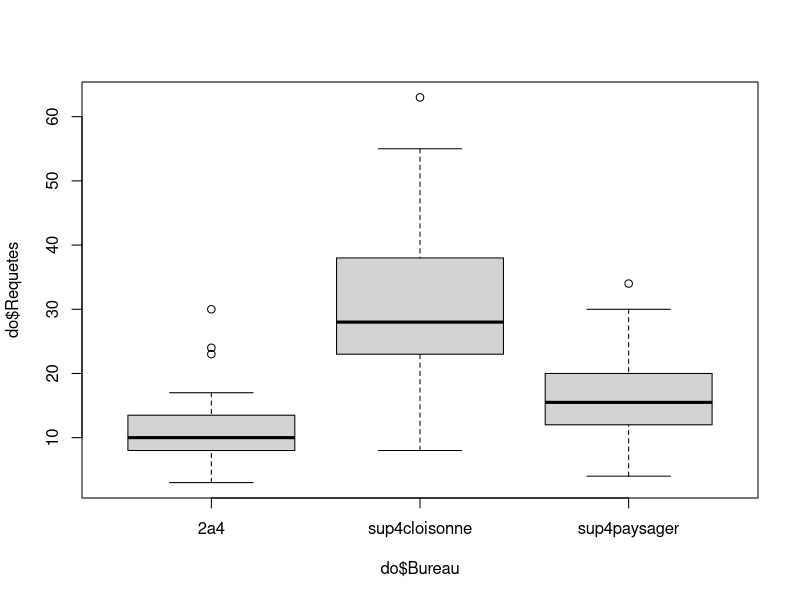
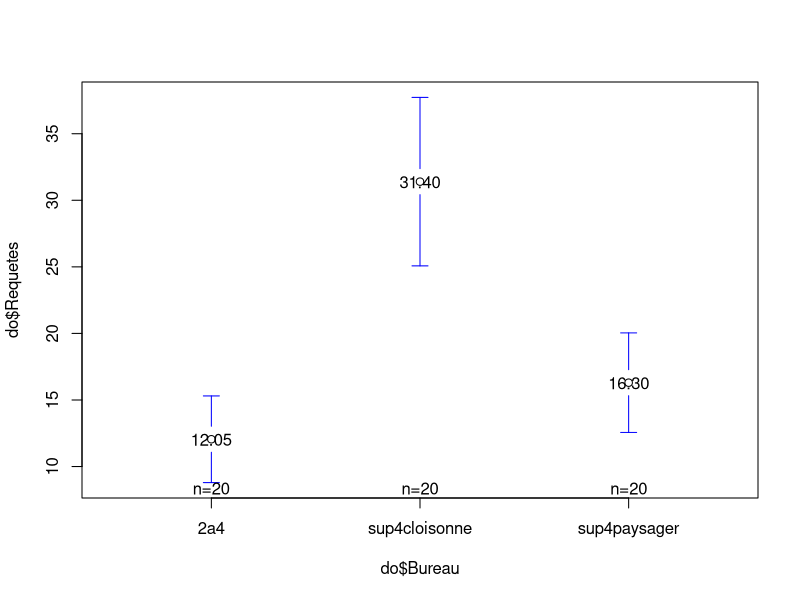
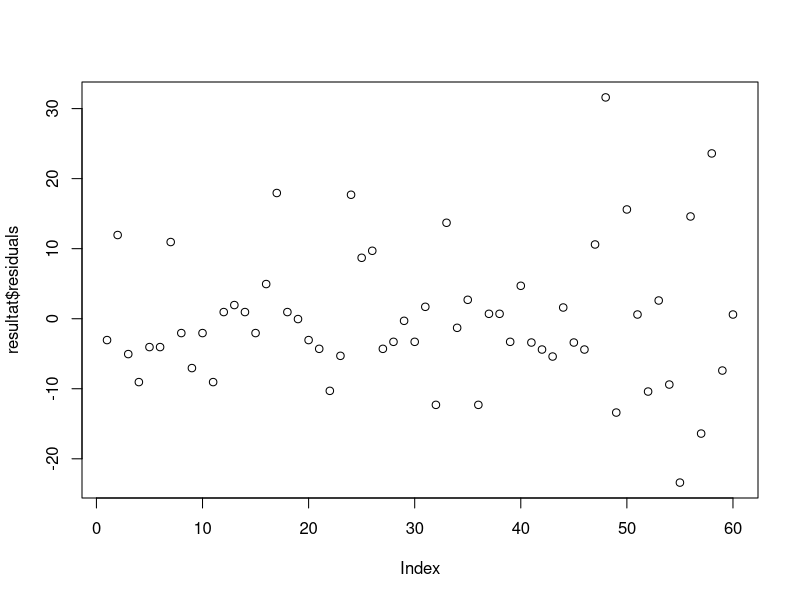
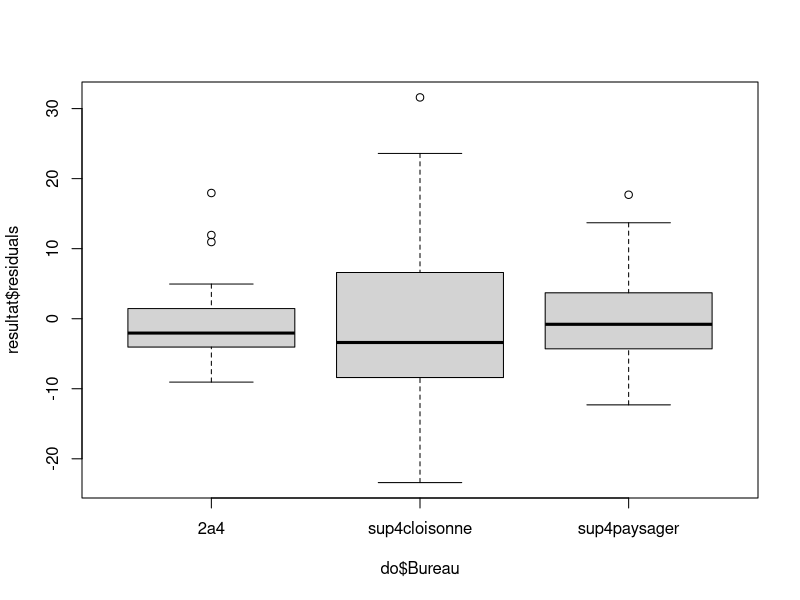
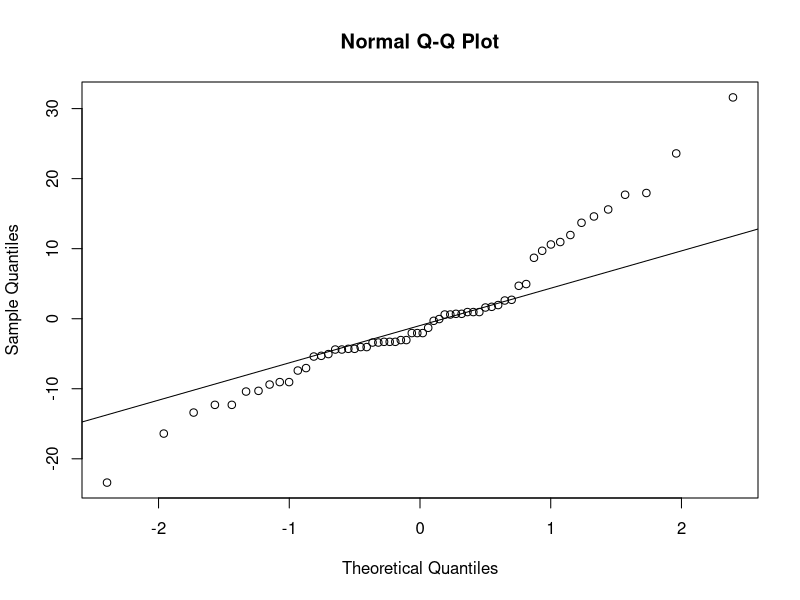
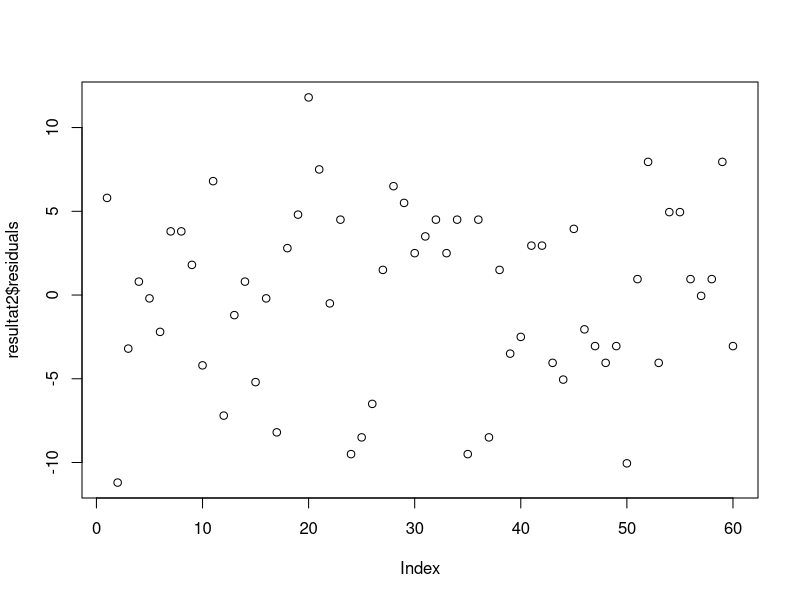
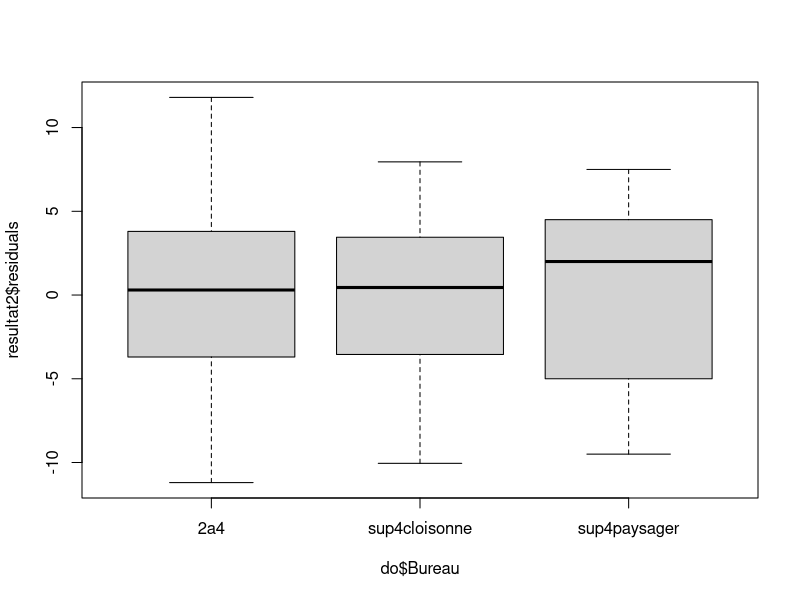
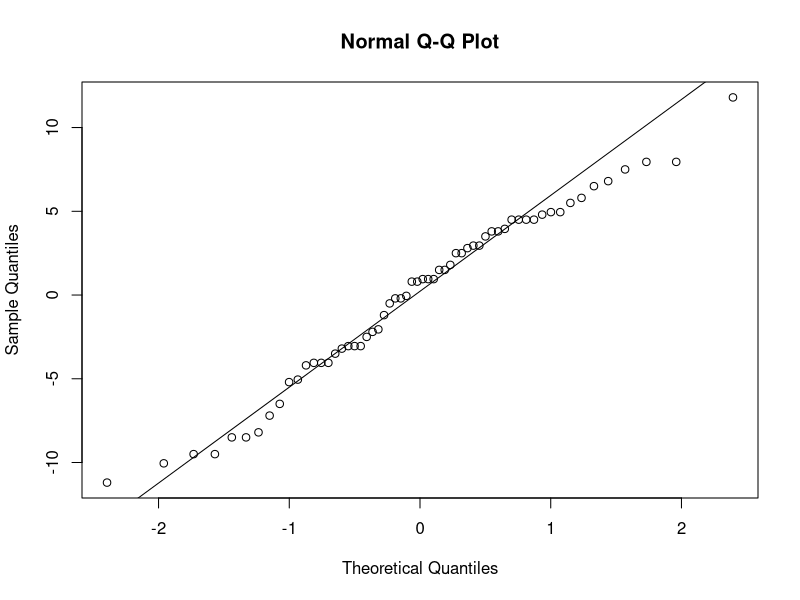

These charts were generated, in order, by the following R code:
## ---- chunk 1
do <- read.table("../stress.txt", header = TRUE)
head(do)
## ---- chunk 2
boxplot(do$Requetes ~ do$Bureau)
## ---- chunk 3
library(gplots)
plotmeans(do$Requetes ~ do$Bureau, data = ToothGrowth, mean.labels = TRUE, connect = FALSE)
## ---- chunk 4
resultat <- aov(do$Requetes ~ do$Bureau, do)
resultat
summary(resultat)
## ---- chunk 5

## ---- chunk 6
varfacteur <- split(do$Requetes, do$Bureau)
varfacteur

t.test(varfacteur$`2a4`, varfacteur$sup4cloisonne, var.equal = TRUE)
t.test(varfacteur$`2a4`, varfacteur$sup4paysager, var.equal = TRUE)
t.test(varfacteur$sup4cloisonne, varfacteur$sup4paysager, var.equal = TRUE)

## ---- chunk 7
pairwise.t.test(do$Requetes, do$Bureau, p.adjust.method = "none")
pairwise.t.test(do$Requetes, do$Bureau, p.adjust.method = "bonferroni")
## ---- chunk 8
mean(varfacteur$`2a4`) - 9
## ---- chunk 9
resultat$residuals
plot(resultat$residuals)
boxplot(resultat$residuals ~ do$Bureau)
shapiro.test(resultat$residuals)
qqnorm(resultat$residuals)
qqline(resultat$residuals)
## ---- chunk 10
bartlett.test(do$Requetes, do$Bureau)
bartlett.test(resultat$residuals, do$Bureau)
## ---- chunk 11
resultat2 <- aov(do$Bienetre ~ do$Bureau, do)
resultat2
summary(resultat2)
## ---- chunk 12
varfacteur2 <- split(do$Bienetre, do$Bureau)
varfacteur2

t.test(varfacteur2$`2a4`, varfacteur2$sup4cloisonne, var.equal = TRUE)
t.test(varfacteur2$`2a4`, varfacteur2$sup4paysager, var.equal = TRUE)
t.test(varfacteur2$sup4cloisonne, varfacteur2$sup4paysager, var.equal = TRUE)
## ---- chunk 13
resultat2$residuals
plot(resultat2$residuals)
boxplot(resultat2$residuals ~ do$Bureau)
shapiro.test(resultat2$residuals)
qqnorm(resultat2$residuals)
qqline(resultat2$residuals)
## ---- chunk 14
bartlett.test(do$Bienetre, do$Bureau)
bartlett.test(resultat2$residuals, do$Bureau)
## ---- chunk 15
do <- read.table("../hop.txt", header = TRUE)
head(do)
## ---- chunk 16
a <- split(do$Agitation, do$Visite)
a
boxplot(do$Agitation ~ do$Visite)
t.test(a$oui, a$non, var.equal = TRUE)
## ---- chunk 17
a <- split(do$Duree_Hosp, do$Maladie)
a
boxplot(do$Duree_Hosp ~ do$Maladie)
t.test(a$cancereux, a$cardiaque, var.equal = TRUE)
t.test(a$osseux, a$cardiaque, var.equal = TRUE)
t.test(a$vasculaire, a$cardiaque, var.equal = TRUE)
t.test(a$vasculaire, a$osseux, var.equal = TRUE)
t.test(a$cancereux, a$osseux, var.equal = TRUE)
t.test(a$cancereux, a$vasculaire, var.equal = TRUE)
